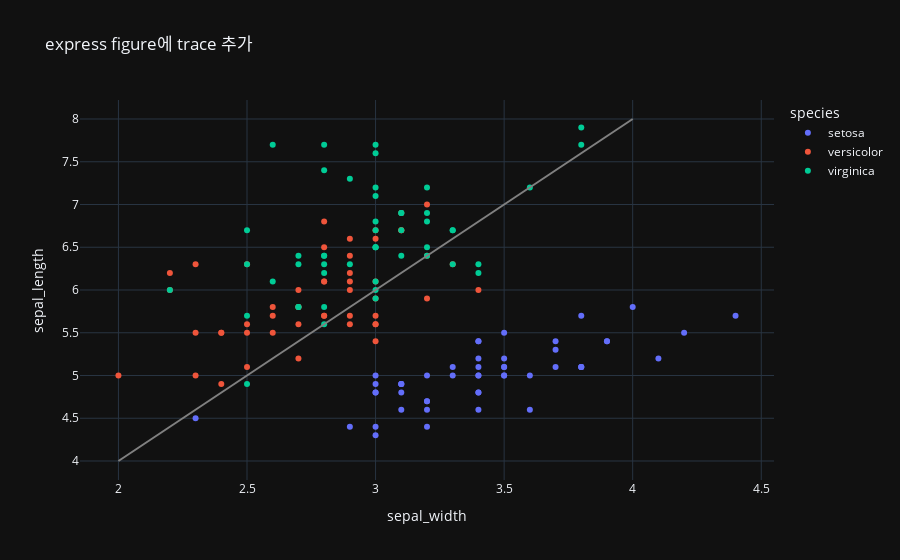

Notebook source saved alongside this figure:
### Code cell
# 2) 이미 Trace가 있는 Figure에 다른 Trace를 추가하여 그리기

import plotly.express as px
import plotly.graph_objects as go

# 데이터 로딩
df = px.data.iris()

# express 모듈로 scatter plot 생성
fig = px.scatter(data_frame=df, x='sepal_width', y='sepal_length', color='species',
           title='express figure에 trace 추가')

# trace 추가
fig.add_trace(
    go.Scatter(
        x = [2, 4],
        y = [4, 8],
        mode = 'lines',
        line = go.scatter.Line(color='gray'),
        showlegend=False        
    )
)



fig.show()

### Figure 1 — Plotly figure (JSON) as saved in the notebook; plotly's stock layout.template omitted (floating-point values rounded to 4 significant figures)
{"data": [{"hovertemplate": "species=setosa<br>sepal_width=%{x}<br>sepal_length=%{y}<extra></extra>", "legendgroup": "setosa", "marker": {"color": "#636efa", "symbol": "circle"}, "mode": "markers", "name": "setosa", "orientation": "v", "showlegend": true, "x": [3.5, 3.0, 3.2, 3.1, 3.6, 3.9, 3.4, 3.4, 2.9, 3.1, 3.7, 3.4, 3.0, 3.0, 4.0, 4.4, 3.9, 3.5, 3.8, 3.8, 3.4, 3.7, 3.6, 3.3, 3.4, 3.0, 3.4, 3.5, 3.4, 3.2, 3.1, 3.4, 4.1, 4.2, 3.1, 3.2, 3.5, 3.1, 3.0, 3.4, 3.5, 2.3, 3.2, 3.5, 3.8, 3.0, 3.8, 3.2, 3.7, 3.3], "xaxis": "x", "y": [5.1, 4.9, 4.7, 4.6, 5.0, 5.4, 4.6, 5.0, 4.4, 4.9, 5.4, 4.8, 4.8, 4.3, 5.8, 5.7, 5.4, 5.1, 5.7, 5.1, 5.4, 5.1, 4.6, 5.1, 4.8, 5.0, 5.0, 5.2, 5.2, 4.7, 4.8, 5.4, 5.2, 5.5, 4.9, 5.0, 5.5, 4.9, 4.4, 5.1, 5.0, 4.5, 4.4, 5.0, 5.1, 4.8, 5.1, 4.6, 5.3, 5.0], "yaxis": "y", "type": "scatter"}, {"hovertemplate": "species=versicolor<br>sepal_width=%{x}<br>sepal_length=%{y}<extra></extra>", "legendgroup": "versicolor", "marker": {"color": "#EF553B", "symbol": "circle"}, "mode": "markers", "name": "versicolor", "orientation": "v", "showlegend": true, "x": [3.2, 3.2, 3.1, 2.3, 2.8, 2.8, 3.3, 2.4, 2.9, 2.7, 2.0, 3.0, 2.2, 2.9, 2.9, 3.1, 3.0, 2.7, 2.2, 2.5, 3.2, 2.8, 2.5, 2.8, 2.9, 3.0, 2.8, 3.0, 2.9, 2.6, 2.4, 2.4, 2.7, 2.7, 3.0, 3.4, 3.1, 2.3, 3.0, 2.5, 2.6, 3.0, 2.6, 2.3, 2.7, 3.0, 2.9, 2.9, 2.5, 2.8], "xaxis": "x", "y": [7.0, 6.4, 6.9, 5.5, 6.5, 5.7, 6.3, 4.9, 6.6, 5.2, 5.0, 5.9, 6.0, 6.1, 5.6, 6.7, 5.6, 5.8, 6.2, 5.6, 5.9, 6.1, 6.3, 6.1, 6.4, 6.6, 6.8, 6.7, 6.0, 5.7, 5.5, 5.5, 5.8, 6.0, 5.4, 6.0, 6.7, 6.3, 5.6, 5.5, 5.5, 6.1, 5.8, 5.0, 5.6, 5.7, 5.7, 6.2, 5.1, 5.7], "yaxis": "y", "type": "scatter"}, {"hovertemplate": "species=virginica<br>sepal_width=%{x}<br>sepal_length=%{y}<extra></extra>", "legendgroup": "virginica", "marker": {"color": "#00cc96", "symbol": "circle"}, "mode": "markers", "name": "virginica", "orientation": "v", "showlegend": true, "x": [3.3, 2.7, 3.0, 2.9, 3.0, 3.0, 2.5, 2.9, 2.5, 3.6, 3.2, 2.7, 3.0, 2.5, 2.8, 3.2, 3.0, 3.8, 2.6, 2.2, 3.2, 2.8, 2.8, 2.7, 3.3, 3.2, 2.8, 3.0, 2.8, 3.0, 2.8, 3.8, 2.8, 2.8, 2.6, 3.0, 3.4, 3.1, 3.0, 3.1, 3.1, 3.1, 2.7, 3.2, 3.3, 3.0, 2.5, 3.0, 3.4, 3.0], "xaxis": "x", "y": [6.3, 5.8, 7.1, 6.3, 6.5, 7.6, 4.9, 7.3, 6.7, 7.2, 6.5, 6.4, 6.8, 5.7, 5.8, 6.4, 6.5, 7.7, 7.7, 6.0, 6.9, 5.6, 7.7, 6.3, 6.7, 7.2, 6.2, 6.1, 6.4, 7.2, 7.4, 7.9, 6.4, 6.3, 6.1, 7.7, 6.3, 6.4, 6.0, 6.9, 6.7, 6.9, 5.8, 6.8, 6.7, 6.7, 6.3, 6.5, 6.2, 5.9], "yaxis": "y", "type": "scatter"}, {"line": {"color": "gray"}, "mode": "lines", "showlegend": false, "x": [2, 4], "y": [4, 8], "type": "scatter"}], "layout": {"xaxis": {"anchor": "y", "domain": [0.0, 1.0], "title": {"text": "sepal_width"}}, "yaxis": {"anchor": "x", "domain": [0.0, 1.0], "title": {"text": "sepal_length"}}, "legend": {"title": {"text": "species"}, "tracegroupgap": 0}, "title": {"text": "express figure에 trace 추가"}}}
